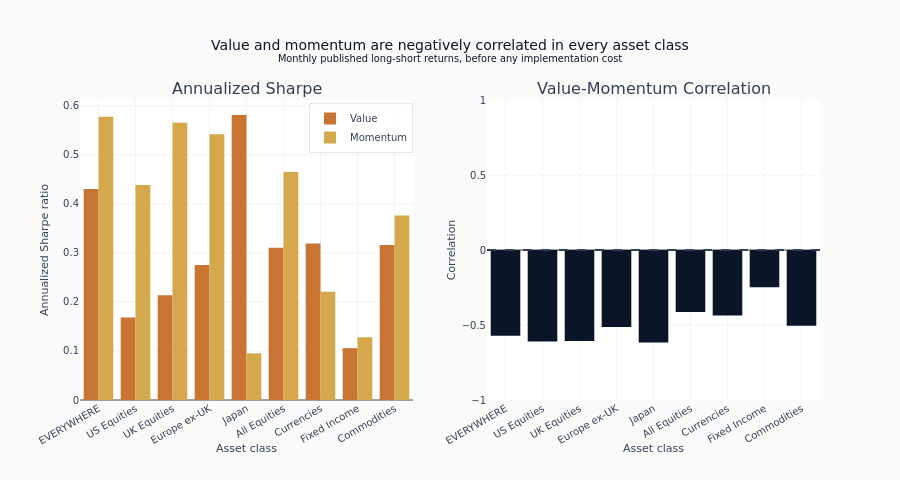

The notebook cell saved with this chart:
### Code cell
fig.show()

### Figure 1 — Plotly figure (JSON) as saved in the notebook; plotly's stock layout.template omitted (floating-point values rounded to 4 significant figures)
{"data": [{"marker": {"color": "#C87533"}, "name": "Value", "type": "bar", "x": ["EVERYWHERE", "US Equities", "UK Equities", "Europe ex-UK", "Japan", "All Equities", "Currencies", "Fixed Income", "Commodities"], "xaxis": "x", "y": [0.4302, 0.1682, 0.2137, 0.2754, 0.581, 0.3102, 0.3192, 0.1057, 0.316], "yaxis": "y"}, {"marker": {"color": "#D4A84B"}, "name": "Momentum", "type": "bar", "x": ["EVERYWHERE", "US Equities", "UK Equities", "Europe ex-UK", "Japan", "All Equities", "Currencies", "Fixed Income", "Commodities"], "xaxis": "x", "y": [0.5772, 0.4384, 0.5652, 0.5415, 0.09512, 0.4649, 0.2207, 0.128, 0.3759], "yaxis": "y"}, {"marker": {"color": ["#0a1628", "#0a1628", "#0a1628", "#0a1628", "#0a1628", "#0a1628", "#0a1628", "#0a1628", "#0a1628"]}, "name": "Correlation", "showlegend": false, "type": "bar", "x": ["EVERYWHERE", "US Equities", "UK Equities", "Europe ex-UK", "Japan", "All Equities", "Currencies", "Fixed Income", "Commodities"], "xaxis": "x2", "y": [-0.5723, -0.6094, -0.6062, -0.514, -0.6163, -0.4137, -0.4367, -0.2479, -0.5042], "yaxis": "y2"}], "layout": {"annotations": [{"font": {"size": 16}, "showarrow": false, "text": "Annualized Sharpe", "x": 0.225, "xanchor": "center", "xref": "paper", "y": 1.0, "yanchor": "bottom", "yref": "paper"}, {"font": {"size": 16}, "showarrow": false, "text": "Value-Momentum Correlation", "x": 0.775, "xanchor": "center", "xref": "paper", "y": 1.0, "yanchor": "bottom", "yref": "paper"}], "barmode": "group", "height": 480, "legend": {"x": 0.45, "xanchor": "right", "y": 0.99, "yanchor": "top"}, "shapes": [{"line": {"color": "#334155", "dash": "dash"}, "type": "line", "x0": 0, "x1": 1, "xref": "x2 domain", "y0": 0, "y1": 0, "yref": "y2"}], "title": {"text": "Value and momentum are negatively correlated in every asset class<br><sup>Monthly published long-short returns, before any implementation cost</sup>"}, "xaxis": {"anchor": "y", "domain": [0.0, 0.45], "tickangle": -30, "title": {"text": "Asset class"}}, "xaxis2": {"anchor": "y2", "domain": [0.55, 1.0], "tickangle": -30, "title": {"text": "Asset class"}}, "yaxis": {"anchor": "x", "domain": [0.0, 1.0], "title": {"text": "Annualized Sharpe ratio"}}, "yaxis2": {"anchor": "x2", "domain": [0.0, 1.0], "range": [-1, 1], "title": {"text": "Correlation"}}}}
